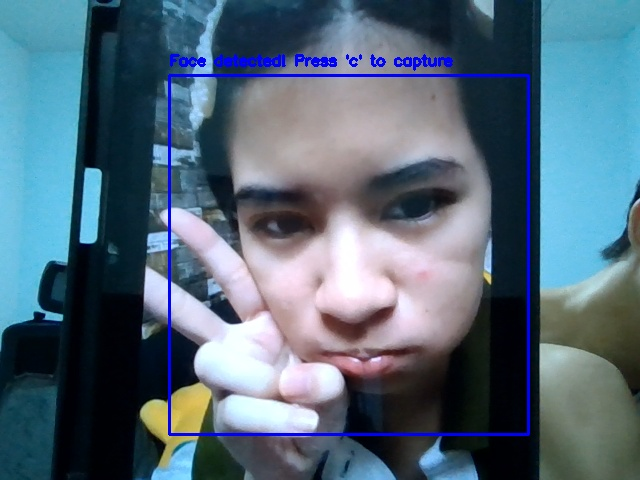
#> input picture dataset/38301/38301_0.jpg, 640 x 480 px
$ python recognize_realtime.py   (older library calls are emulated)
#> lines starting #> are read from the running program, lines starting #| are printed output that depends on the picture
#> the answer given: 1
# นำเข้าไลบรารีที่จำเป็นสำหรับระบบ
import cv2          # ใช้สำหรับการประมวลผลภาพและการจดจำใบหน้า
import pickle       # ใช้สำหรับบันทึกและโหลดข้อมูล mapping
import sqlite3      # ใช้สำหรับจัดการฐานข้อมูล
from datetime import datetime  # ใช้จัดการวันที่และเวลา
import numpy as np  # ใช้สำหรับการคำนวณทางคณิตศาสตร์
import os          # ใช้จัดการไฟล์และโฟลเดอร์

# ฟังก์ชันสำหรับเชื่อมต่อและสร้างฐานข้อมูล
def init_database():
    """สร้างและเชื่อมต่อฐานข้อมูล SQLite สำหรับเก็บประวัติการเข้าเรียน"""
    conn = sqlite3.connect('attendance.db')
    c = conn.cursor()
    c.execute('''CREATE TABLE IF NOT EXISTS attendance
                 (student_id TEXT, date DATE, time TIME)''')
    conn.commit()
    return conn

# ฟังก์ชันบันทึกการเข้าเรียน
# [17 lines left out: function record_attendance, not called in this run]

# ฟังก์ชันโหลดและเทรนโมเดล
def load_known_faces(dataset_path):
    """
    โหลดและเทรนโมเดลจากรูปในโฟลเดอร์ dataset
    - ตรวจจับใบหน้าจากรูปภาพ
    - เทรนโมเดล LBPH
    - สร้างและบันทึก mapping ระหว่าง ID กับ label
    """
#> called with dataset_path = 'dataset'
    recognizer = cv2.face.LBPHFaceRecognizer_create()
    face_cascade = cv2.CascadeClassifier(cv2.data.haarcascades + 'haarcascade_frontalface_default.xml')

    faces = []
    ids = []
    id_mapping = {}

    print("Loading dataset...")
    # เก็บรายการ ID ทั้งหมดก่อน
    all_person_ids = sorted(os.listdir(dataset_path))

    # สร้าง mapping โดยใช้ index เป็นลำดับตามตัวอักษร
    for idx, person_id in enumerate(all_person_ids):
        id_mapping[person_id] = idx

    for person_id in all_person_ids:
        person_dir = os.path.join(dataset_path, person_id)
        if os.path.isdir(person_dir):
            print(f"Processing ID: {person_id}")
            face_count = 0
            for image_file in os.listdir(person_dir):
                image_path = os.path.join(person_dir, image_file)
                img = cv2.imread(image_path, cv2.IMREAD_GRAYSCALE)
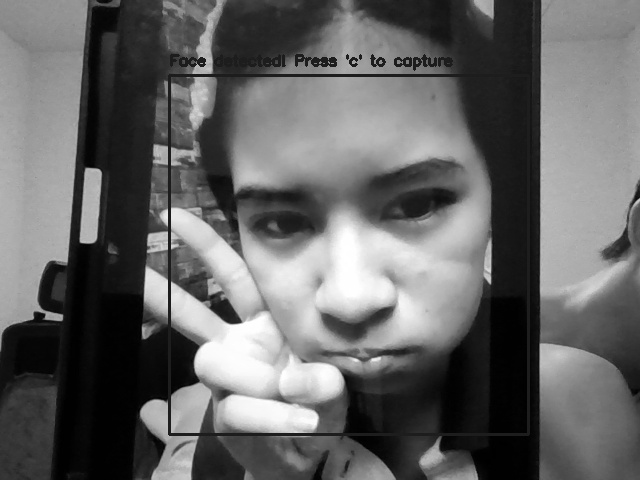
#> img: shape (480, 640); min 0, max 255, mean 100.9
                if img is not None:
                    face_rect = face_cascade.detectMultiScale(img)
#> face_rect = [[171, 72, 361, 361]]
                    for (x, y, w, h) in face_rect:
                        faces.append(cv2.equalizeHist(img[y:y+h, x:x+w]))
                        ids.append(id_mapping[person_id])
                        face_count += 1
#> this loop made 1 pass
#> (x, y, w, h, face_count) on pass 1: (171, 72, 361, 361, 1)
#> after the loop, face_count = 1; faces = 1 item; ids = [0]
            print(f"Found {face_count} faces for ID {person_id}")

    if not faces:
        raise ValueError("No faces found in dataset")

    print(f"Training model with {len(faces)} faces...")
    recognizer.train(faces, np.array(ids))

    # Save model and mapping
    model_path = "face_model.yml"
    mapping_path = "id_mapping.pickle"

    recognizer.save(model_path)
    with open(mapping_path, "wb") as f:
        # บันทึก mapping แบบสองทาง
        mapping_data = {
            'id_to_num': id_mapping,
            'num_to_id': {v: k for k, v in id_mapping.items()}
        }
        pickle.dump(mapping_data, f)

    print("Model trained and saved successfully")
    return recognizer

# ฟังก์ชันตรวจสอบคุณภาพใบหน้า
# [27 lines left out: functions check_face_quality, enhance_face_image, not called in this run]

# ฟังก์ชันหลักสำหรับการรู้จำใบหน้า
def recognize_faces():
    """
    ทำการรู้จำใบหน้าแบบ Real-time
    - เปิดกล้องและรับภาพ
    - ตรวจจับและรู้จำใบหน้า
    - แสดงผลและบันทึกการเข้าเรียน
    """
    # Load face detector and recognizer
    face_cascade = cv2.CascadeClassifier(cv2.data.haarcascades + 'haarcascade_frontalface_default.xml')
    recognizer = cv2.face.LBPHFaceRecognizer_create()

    # Load or train model
    dataset_path = "dataset"
    need_training = not os.path.exists("face_model.yml") or not os.path.exists("id_mapping.pickle")

    if need_training:
        print("Training new face model...")
        if not os.path.exists(dataset_path):
            print(f"Error: Dataset directory '{dataset_path}' not found")
            return
        if not os.listdir(dataset_path):
            print(f"Error: Dataset directory '{dataset_path}' is empty")
            return
        try:
            recognizer = load_known_faces(dataset_path)
            print("Model training completed successfully")
        except Exception as e:
            print(f"Error during model training: {str(e)}")
            return
    else:
        try:
            recognizer.read("face_model.yml")
            print("Existing model loaded successfully")
        except Exception as e:
            print(f"Error loading face model: {str(e)}")
            print("Attempting to retrain model...")
            recognizer = load_known_faces(dataset_path)

    # Load ID mapping
    try:
        with open("id_mapping.pickle", "rb") as f:
            mapping_data = pickle.load(f)
            num_to_id = mapping_data['num_to_id']
    except FileNotFoundError:
        print("Error: id_mapping.pickle not found. Please retrain the model.")
        return
    except Exception as e:
        print(f"Error loading ID mapping: {str(e)}")
        return

    # Initialize variables
    confidence_threshold = 65
    min_neighbors = 5
    recognition_history = []  # เก็บประวัติการรู้จำ
    history_size = 5  # จำนวนเฟรมที่ใช้ในการยืนยัน

    conn = init_database()
    cap = cv2.VideoCapture(0)

    if not cap.isOpened():
        print("Error: Could not open camera")
        return

    print(f"Recognition started. Confidence threshold: {confidence_threshold}")
    print("Press 'q' to quit, '+'/'-' to adjust threshold")

    while True:
        ret, frame = cap.read()
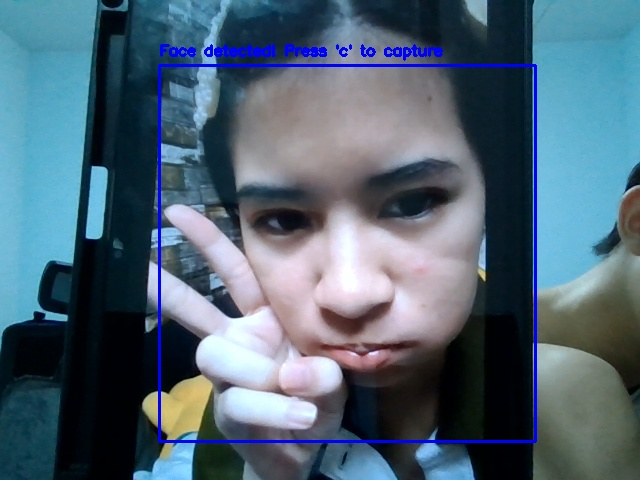
#> input picture dataset/38301/38301_3.jpg, 640 x 480 px, given in place of the camera
#> frame is the input picture: shape (480, 640, 3); mean B, G, R 116.8, 101, 79.8
        if not ret:
            break

        # ปรับปรุงคุณภาพภาพ
        gray = cv2.cvtColor(frame, cv2.COLOR_BGR2GRAY)
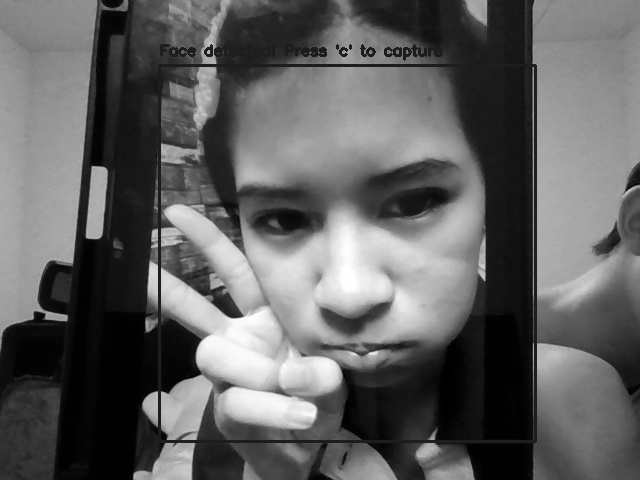
#> gray: shape (480, 640); min 0, max 255, mean 96.4
        gray = cv2.equalizeHist(gray)
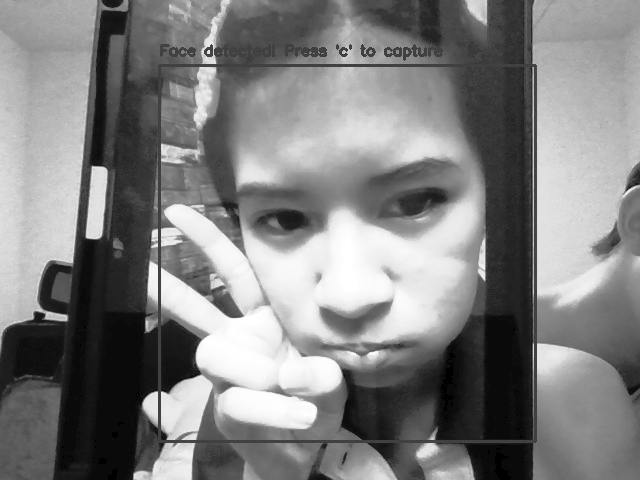
#> gray: shape (480, 640); min 0, max 255, mean 128

        # ตรวจจับใบหน้า
        faces = face_cascade.detectMultiScale(
            gray,
            scaleFactor=1.1,
            minNeighbors=min_neighbors,
            minSize=(60, 60),  # เพิ่มขนาดขั้นต่ำ
            maxSize=(300, 300)  # จำกัดขนาดสูงสุด
        )

        for (x, y, w, h) in faces:
            face_roi = gray[y:y+h, x:x+w]

            # ตรวจสอบคุณภาพใบหน้า
            if not check_face_quality(face_roi):
                continue

            # ปรับปรุงคุณภาพภาพใบหน้า
            face = enhance_face_image(cv2.resize(face_roi, (200, 200)))

            try:
                # ทำการรู้จำใบหน้า
                label, confidence = recognizer.predict(face)

                if confidence < confidence_threshold:
                    student_id = num_to_id.get(label, "Unknown")

                    # เพิ่มผลการรู้จำลงในประวัติ
                    recognition_history.append((student_id, confidence))
                    if len(recognition_history) > history_size:
                        recognition_history.pop(0)

                    # ตรวจสอบความสอดคล้อง
                    if len(recognition_history) >= 3:
                        recent_ids = [r[0] for r in recognition_history[-3:]]
                        if all(id == student_id for id in recent_ids):
                            record_attendance(conn, student_id)
                            color = (0, 255, 0)
                            text = f"ID: {student_id} ({confidence:.1f})"
                        else:
                            color = (0, 255, 255)
                            text = "Verifying..."
                    else:
                        color = (0, 255, 255)
                        text = "Verifying..."
                else:
                    color = (0, 0, 255)
                    text = f"Unknown ({confidence:.1f})"

                # แสดงผล
                cv2.rectangle(frame, (x, y), (x+w, y+h), color, 2)
                cv2.putText(frame, text, (x, y-10),
                           cv2.FONT_HERSHEY_SIMPLEX, 0.5, color, 2)

                # แสดงค่าคุณภาพภาพ
                quality_text = f"Quality: {check_face_quality(face_roi)}"
                cv2.putText(frame, quality_text, (x, y+h+20),
                           cv2.FONT_HERSHEY_SIMPLEX, 0.5, color, 2)

            except Exception as e:
                print(f"Error during recognition: {str(e)}")

        cv2.imshow('Face Recognition', frame)

        # Handle key events
        key = cv2.waitKey(1) & 0xFF
#> (key q is pressed here)
        if key == ord('q'):
            break
        elif key == ord('+') and confidence_threshold < 100:
            confidence_threshold += 5
            print(f"Confidence threshold: {confidence_threshold}")
        elif key == ord('-') and confidence_threshold > 0:
            confidence_threshold -= 5
            print(f"Confidence threshold: {confidence_threshold}")

    cap.release()
    cv2.destroyAllWindows()
    conn.close()

# ฟังก์ชันค้นหาประวัติ
# [69 lines left out: functions search_attendance_history, display_attendance_menu, not called in this run]

# ฟังก์ชันหลัก
def main():
    """
    เมนูหลักของโปรแกรม
    - เริ่มการรู้จำใบหน้า
    - ค้นหาประวัติ
    - ออกจากโปรแกรม
    """
    while True:
        print("\nFace Recognition Attendance System")
        print("1. Start Recognition")
        print("2. Search Attendance History")
        print("3. Exit")

#> (the run stopped early here; a loop or call above may not have finished)
